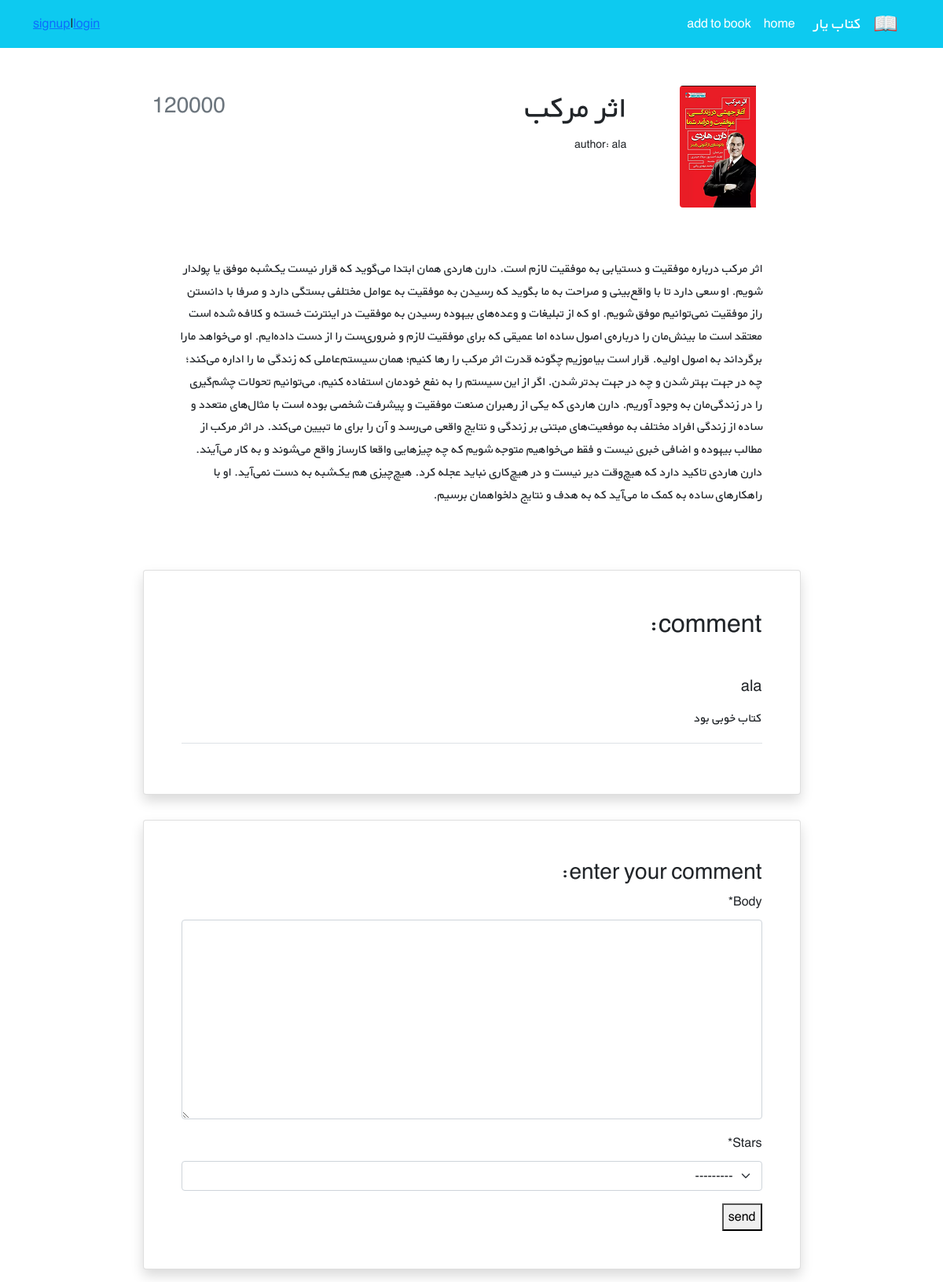
Page /books/1/ on the committed database.
### books/models.py (models this page shows, shortened)
class Book(models.Model):
    title = models.CharField(max_length=200)
    author = models.ForeignKey(get_user_model(), on_delete=models.CASCADE, related_name='books')
    description = models.TextField()
    price = models.PositiveIntegerField(default=0)
    cover = models.ImageField(upload_to='covers/', blank=True)
    datetime_created = models.DateTimeField(auto_now_add=True)
    datetime_modified = models.DateTimeField(auto_now=True)
    active = models.BooleanField(default=True)

class Comment(models.Model):
    BOOK_STARS = [
        ('1', 'bad'),
        ('2', 'normal'),
        ('3', 'good'),
    ]
    book = models.ForeignKey(Book, on_delete=models.CASCADE, related_name='comment')
    author = models.ForeignKey(get_user_model(), on_delete=models.CASCADE, related_name='comment')
    body = models.TextField()
    stars = models.CharField(max_length=10, choices=BOOK_STARS)
    active = models.BooleanField(default=True)
    datetime_created = models.DateTimeField(auto_now_add=True)
    datetime_modified = models.DateTimeField(auto_now=True)

### accounts/models.py (models this page shows)
class CustomUser(AbstractUser):
    pass

### books/views.py (the view)
# urls.py: path('<int:pk>/', views.BookDetailView.as_view(), name='book_detail'),
class BookDetailView(generic.DetailView):
    model = Book
    template_name = 'books/book_detail.html'
    context_object_name = 'book'
    def get_context_data(self, **kwargs):
        context = super().get_context_data(**kwargs)
        context['comment_form'] = CommentForm()
        return context

### books/forms.py
class CommentForm(forms.ModelForm):
    class Meta:
        model = Comment
        fields = ['body', 'stars', ]

### books/templates/books/book_detail.html (shortened to what this page needs)
{% extends '_base.html' %}
{% load crispy_forms_filters %}
{% block content %}
    <div class="container mt-5" dir="rtl">
        <div class="">
            <div class="">
                <div class="d-flex justify-content-center">
                    <div class="row w-sm-75 w-100">
                        <div class="col-xs-12 col-md-3 d-flex justify-content-center">
                            <div>
                                {% if book.cover %}
                                    <img src="{{ book.cover.url }}"
                                         class="img-fluid rounded-start" alt="...">
                                {% endif %}
                            </div>
                        </div>
                        <div class="col-xs-12 col-md-6 text-center text-md-end mt-md-1 mt-4">
                            <h1>{{ book.title }}</h1>
                            <h5 class="small my-1"> author: {{ book.author }}</h5>
                        </div>
                        <div class="col-xs-12 col-md-3 d-flex flex-column">
                            <h3 class="align-self-center pt-2 text-muted align-self-md-end">
                                {{ book.price }}
                            </h3>
                        </div>
                    </div>
                </div>
                <div class="d-flex justify-content-center">
                    <div class="my-3 p-5 w-sm-75 w-100">
                        {{ book.description }}
                    </div>
                </div>
                <div class="d-flex justify-content-center">
                    <div class="card shadow my-3 p-5 w-sm-75 w-100">
                        <h2 class="mb-5">comment:</h2>
                        {% for comment in book.comment.all %}
                            <div class="border-bottom mb-3">
                                <h5 class="mb-3">{{ comment.author }}</h5>
                                <p>{{ comment.body }}</p>
                            </div>
                        {% endfor %}
                    </div>
                </div>
                <div class="d-flex justify-content-center">
                    <div class="card shadow my-3 p-5 w-sm-75 w-100">
                        <h3>enter your comment:</h3>
                        <form action="{% url 'comment_create' book.id %}" method="POST">
                            {{ comment_form|crispy }}
                            <button type="submit">send</button>
                        </form>
                    </div>
                </div>
            </div>
        </div>
    </div>
{% endblock %}

### static/css/style.css (style rules this page uses)
* { font-family: 'BYekan', sans-serif; line-height: 1.8rem; }
@media (min-width: 576px) { .w-sm-75 { width: 75%!important; } }

### rows in the picture
Book: cover (picture), title "اثر مرکب", author "ala", price "120000", description "اثر مرکب درباره موفقیت و دستیابی به موفقیت لازم است. دارن هاردی همان ابتدا می‌گوید که قرار نیست یک‌شبه موفق یا پولدار شویم. او سعی دارد تا با واقع‌بینی و صراحت به ما بگوید که رسیدن به موفقیت به عوامل مختلفی بستگی دارد و صرفا با دانستن راز موفقیت نمی‌توانیم موفق شویم. او که از تبلیغات و وعده‌های بیهوده رسیدن به موفقیت در اینترنت خسته و کلافه شده است معتقد است ما بینش‌مان را درباره‌ی اصول ساده اما عمیقی که برای موفقیت لازم و ضروری‌ست را از دست داده‌ایم. او می‌خواهد مارا برگرداند به اصول اولیه. قرار است بیاموزیم چگونه قدرت اثر مرکب را رها کنیم؛ همان سیستم‌عاملی که زندگی ما را اداره می‌کند؛ چه در جهت بهتر شدن و چه در جهت بدتر شدن. اگر از این سیستم را به نفع خودمان استفاده کنیم، می‌توانیم تحولات…"
Comment: author "ala", body "کتاب خوبی بود"
